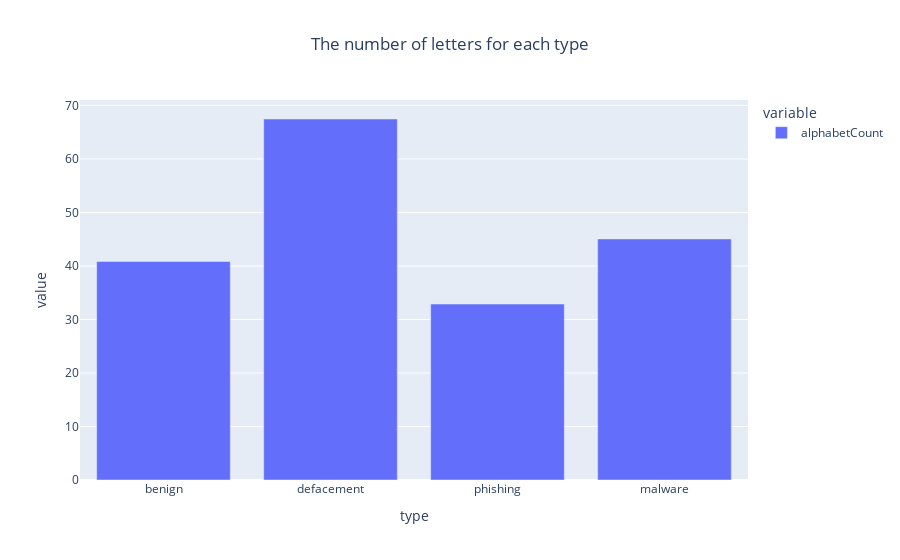

Notebook code cell kept with this figure:
### Code cell
px.bar(data_frame=letters,x=letters.type,y=['alphabetCount'],barmode='group',title='The number of letters for each type').update_layout(title_x=0.5)

### Figure 1 — Plotly figure (JSON) as saved in the notebook; plotly's stock layout.template omitted (floating-point values rounded to 4 significant figures)
{"data": [{"alignmentgroup": "True", "hovertemplate": "variable=alphabetCount<br>type=%{x}<br>value=%{y}<extra></extra>", "legendgroup": "alphabetCount", "marker": {"color": "#636efa", "pattern": {"shape": ""}}, "name": "alphabetCount", "offsetgroup": "alphabetCount", "orientation": "v", "showlegend": true, "textposition": "auto", "type": "bar", "x": ["benign", "defacement", "phishing", "malware"], "xaxis": "x", "y": [40.86, 67.48, 32.89, 45.06], "yaxis": "y"}], "layout": {"barmode": "group", "legend": {"title": {"text": "variable"}, "tracegroupgap": 0}, "title": {"text": "The number of letters for each type", "x": 0.5}, "xaxis": {"anchor": "y", "domain": [0, 1], "title": {"text": "type"}}, "yaxis": {"anchor": "x", "domain": [0, 1], "title": {"text": "value"}}}}
